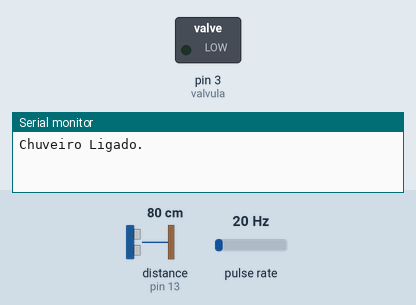
This sketch was run on a simulated Arduino Uno, built with avr-gcc and run on an emulated ATmega328P. On the bench: switched loads named in the sketch (green lamp = pin HIGH), the last lines printed to the serial monitor. Wiring (inferred from the names in the program): pulse sensor: data pin 2. The test bench sets the inputs (shaded band); at power-on: distance to the obstacle (sensor on pin 13) 80 cm, pulse rate 20 Hz. The echo pulse lasts 58.3 µs per cm.

Above: at 1.2 s.
1.3 s: distance to the obstacle (sensor on pin 13) set to 117 cm
3.2 s: distance to the obstacle (sensor on pin 13) set to 125 cm
At 5.2 s:
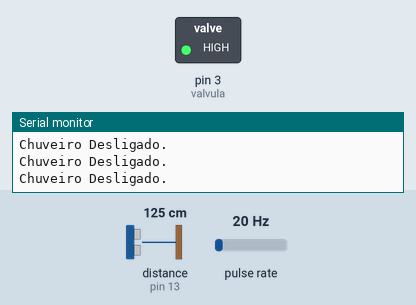
5.5 s: distance to the obstacle (sensor on pin 13) set to 2 cm
At 6.0 s:
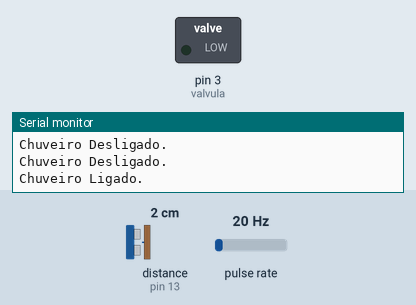
7.0 s: distance to the obstacle (sensor on pin 13) set to 123 cm
At 8.3 s:
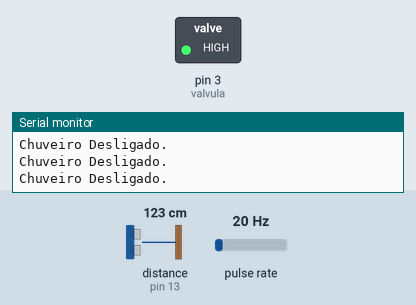
Timing chart, 0 to 10.0 s (numbered marks = the images above; inputs shaded):
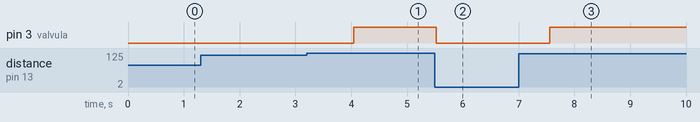

Measured:
- the behaviour switches between 120 and 121 cm on distance to the obstacle (sensor on pin 13) (found by bisection; images 0 and 1)
- after the input at 3.2 s, pin 3 (valvula): LOW → HIGH after 0.85 s
- after the input at 5.5 s, pin 3 (valvula): HIGH → LOW at once
- after the input at 7.0 s, pin 3 (valvula): LOW → HIGH after 0.56 s

The sketch:

Chuveiro.ino.ino
```cpp
#include <Ultrasonic.h>


#define TRIGGER_PIN  12
#define ECHO_PIN     13

int x = 0;
int valvula = 3;
int fluxo = 2;
float vazao; //Variável para armazenar o valor em L/min
float media=0; //Variável para tirar a média a cada 1 minuto
int contaPulso; //Variável para a quantidade de pulsos
int i=0; //Variável para contagem

Ultrasonic ultrasonic(TRIGGER_PIN, ECHO_PIN);

void setup()
  {
  Serial.begin(9600);
  pinMode(valvula, OUTPUT);
  pinMode(fluxo, INPUT);
  attachInterrupt(0, incpulso, RISING); //Configura o pino 2(Interrupção 0) para trabalhar como interrupção
  }

void loop()
  {

  delay(1000);
  float cmMsec, inMsec;
  long microsec = ultrasonic.timing();

  cmMsec = ultrasonic.convert(microsec, Ultrasonic::CM);


  if (cmMsec <= 120){
   digitalWrite(valvula, LOW);
   Serial.println("Chuveiro Ligado.");
  contaPulso = 0;   //Zera a variável para contar os giros por segundos
  sei();      //Habilita interrupção
  delay (1000); //Aguarda 1 segundo
  cli();      //Desabilita interrupção

  vazao = contaPulso / 5.5; //Converte para L/min
  media=media+vazao; //Soma a vazão para o calculo da media
  i++;

  if (i == 60){

    x++;
    i=0;
    media = media/60; //Tira a media dividindo por 60

  Serial.print("Você está com o Chuveiro Ligado a: ");
  Serial.print(x);
  Serial.println(" Minutos");
  Serial.print("E você Gastou: ");
  Serial.print(media);
  Serial.println(" L/min\n");
  media = 0; //Zera a variável media para uma nova contagem
   }
  }
   else if (cmMsec >= 120) {
   digitalWrite(valvula, HIGH);
   Serial.println("Chuveiro Desligado.");
 }
}
void incpulso ()
{
  contaPulso++; //Incrementa a variável de contagem dos pulsos
}
```
